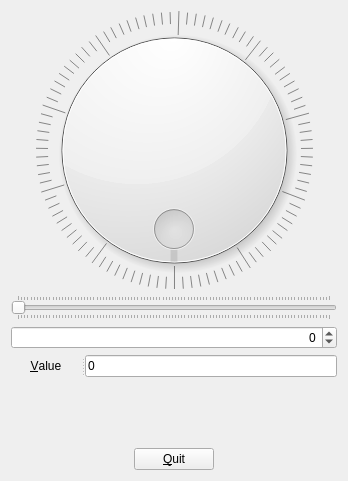
<?xml version="1.0" encoding="UTF-8"?>
<ui version="4.0">
 <class>Widget</class>
 <widget class="QWidget" name="Widget">
  <property name="geometry">
   <rect>
    <x>0</x>
    <y>0</y>
    <width>348</width>
    <height>481</height>
   </rect>
  </property>
  <property name="windowTitle">
   <string>Widget</string>
  </property>
  <layout class="QVBoxLayout" name="verticalLayout">
   <item>
    <widget class="QDial" name="dial">
     <property name="sliderPosition">
      <number>0</number>
     </property>
     <property name="tracking">
      <bool>true</bool>
     </property>
     <property name="invertedAppearance">
      <bool>false</bool>
     </property>
     <property name="invertedControls">
      <bool>false</bool>
     </property>
     <property name="wrapping">
      <bool>true</bool>
     </property>
     <property name="notchesVisible">
      <bool>true</bool>
     </property>
    </widget>
   </item>
   <item>
    <widget class="QSlider" name="horizontalSlider">
     <property name="orientation">
      <enum>Qt::Horizontal</enum>
     </property>
     <property name="tickPosition">
      <enum>QSlider::TicksBothSides</enum>
     </property>
     <property name="tickInterval">
      <number>0</number>
     </property>
    </widget>
   </item>
   <item>
    <widget class="QSpinBox" name="spinBox">
     <property name="wrapping">
      <bool>true</bool>
     </property>
     <property name="alignment">
      <set>Qt::AlignRight|Qt::AlignTrailing|Qt::AlignVCenter</set>
     </property>
    </widget>
   </item>
   <item>
    <widget class="QSplitter" name="splitter">
     <property name="sizePolicy">
      <sizepolicy hsizetype="Expanding" vsizetype="Fixed">
       <horstretch>0</horstretch>
       <verstretch>0</verstretch>
      </sizepolicy>
     </property>
     <property name="orientation">
      <enum>Qt::Horizontal</enum>
     </property>
     <widget class="QLabel" name="label">
      <property name="text">
       <string>&amp;Value</string>
      </property>
      <property name="alignment">
       <set>Qt::AlignCenter</set>
      </property>
      <property name="buddy">
       <cstring>lineEdit</cstring>
      </property>
     </widget>
     <widget class="QLineEdit" name="lineEdit">
      <property name="sizePolicy">
       <sizepolicy hsizetype="Fixed" vsizetype="Fixed">
        <horstretch>0</horstretch>
        <verstretch>0</verstretch>
       </sizepolicy>
      </property>
      <property name="inputMask">
       <string>09</string>
      </property>
      <property name="text">
       <string>0</string>
      </property>
      <property name="placeholderText">
       <string>Input the number</string>
      </property>
     </widget>
    </widget>
   </item>
   <item>
    <spacer name="verticalSpacer">
     <property name="orientation">
      <enum>Qt::Vertical</enum>
     </property>
     <property name="sizeType">
      <enum>QSizePolicy::Maximum</enum>
     </property>
     <property name="sizeHint" stdset="0">
      <size>
       <width>20</width>
       <height>65</height>
      </size>
     </property>
    </spacer>
   </item>
   <item>
    <layout class="QHBoxLayout" name="horizontalLayout">
     <item>
      <spacer name="horizontalSpacer">
       <property name="orientation">
        <enum>Qt::Horizontal</enum>
       </property>
       <property name="sizeHint" stdset="0">
        <size>
         <width>40</width>
         <height>20</height>
        </size>
       </property>
      </spacer>
     </item>
     <item>
      <widget class="QPushButton" name="pushButton">
       <property name="text">
        <string>&amp;Quit</string>
       </property>
       <property name="checkable">
        <bool>false</bool>
       </property>
      </widget>
     </item>
     <item>
      <spacer name="horizontalSpacer_2">
       <property name="orientation">
        <enum>Qt::Horizontal</enum>
       </property>
       <property name="sizeHint" stdset="0">
        <size>
         <width>40</width>
         <height>20</height>
        </size>
       </property>
      </spacer>
     </item>
    </layout>
   </item>
  </layout>
 </widget>
 <layoutdefault spacing="6" margin="11"/>
 <tabstops>
  <tabstop>lineEdit</tabstop>
  <tabstop>spinBox</tabstop>
  <tabstop>dial</tabstop>
  <tabstop>horizontalSlider</tabstop>
  <tabstop>pushButton</tabstop>
 </tabstops>
 <resources/>
 <connections>
  <connection>
   <sender>dial</sender>
   <signal>valueChanged(int)</signal>
   <receiver>horizontalSlider</receiver>
   <slot>setValue(int)</slot>
   <hints>
    <hint type="sourcelabel">
     <x>148</x>
     <y>83</y>
    </hint>
    <hint type="destinationlabel">
     <x>144</x>
     <y>171</y>
    </hint>
   </hints>
  </connection>
  <connection>
   <sender>horizontalSlider</sender>
   <signal>valueChanged(int)</signal>
   <receiver>spinBox</receiver>
   <slot>setValue(int)</slot>
   <hints>
    <hint type="sourcelabel">
     <x>195</x>
     <y>187</y>
    </hint>
    <hint type="destinationlabel">
     <x>194</x>
     <y>206</y>
    </hint>
   </hints>
  </connection>
  <connection>
   <sender>spinBox</sender>
   <signal>valueChanged(int)</signal>
   <receiver>dial</receiver>
   <slot>setValue(int)</slot>
   <hints>
    <hint type="sourcelabel">
     <x>277</x>
     <y>208</y>
    </hint>
    <hint type="destinationlabel">
     <x>282</x>
     <y>104</y>
    </hint>
   </hints>
  </connection>
  <connection>
   <sender>spinBox</sender>
   <signal>valueChanged(QString)</signal>
   <receiver>lineEdit</receiver>
   <slot>setText(QString)</slot>
   <hints>
    <hint type="sourcelabel">
     <x>237</x>
     <y>213</y>
    </hint>
    <hint type="destinationlabel">
     <x>234</x>
     <y>237</y>
    </hint>
   </hints>
  </connection>
  <connection>
   <sender>pushButton</sender>
   <signal>clicked()</signal>
   <receiver>Widget</receiver>
   <slot>close()</slot>
   <hints>
    <hint type="sourcelabel">
     <x>162</x>
     <y>393</y>
    </hint>
    <hint type="destinationlabel">
     <x>83</x>
     <y>322</y>
    </hint>
   </hints>
  </connection>
 </connections>
</ui>
